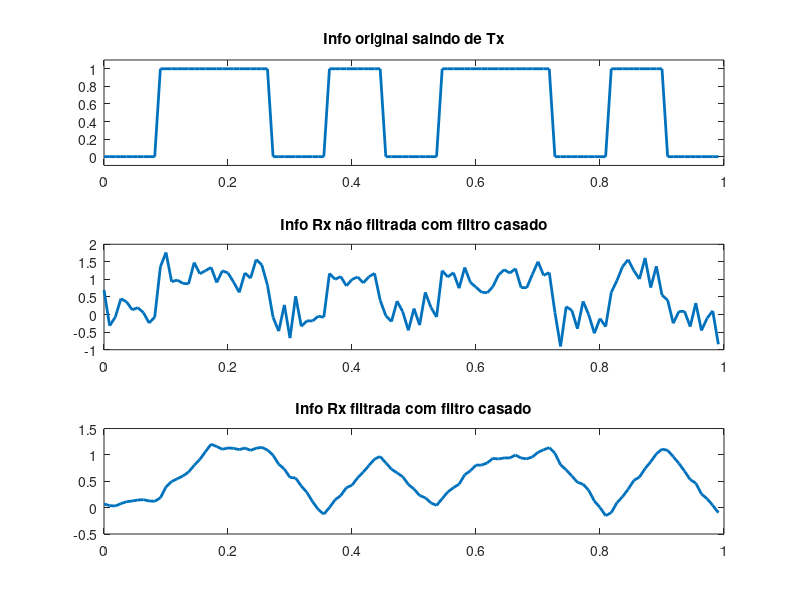

MATLAB code for this plot:


%    Aluno: Rafael Teles Espindola
%    Relatório 3
%    Laboratório Transmissão binária e análise de desempenho de erro
%    Parte 1

%    • Simular uma transmissão binária com os seguintes
%      parâmetros:
%        • Sequência de informação [0 1 1 0 1 0 1 1 0 1 0];
%        • Sinalização NRZ unipolar com nível de amplitude de 1V;
%        • Canal AWGN com SNR = 10 dB;
%        • Recepção com e sem filtro casado (implementar as duas
%          soluções)
%    • Apresentar os gráficos de todos os estágios da transmissão,
%      comentar e concluir os resultados;

% Unipolar:
% Info:[0 1 1 0 1 0 1 1 0 1 0]  
%  1_ |   ___   _   ___   _           
%  0_ | _|   |_| |_|   |_| |_             
% -1_ |

%%%%%%%%%%%%%%%%%%%%%%%%%%%%%%%%%%%%%%%%%%%%%%%%%%%%%%%%%%%%%%%%%%%%%%%%%%%%%%%%
pkg load signal           % upsample
pkg load communications   % awgn
close all; close all; clc               
%%%%%%%%%%%%%%%%%%%%%%%%%%%%%%%%%%%%%%%%%%%%%%%%%%%%%%%%%%%%%%%%%%%%%%%%%%%%%%%%

A         = 1;                             % Amplitude do sinal em volts
N         = 10;                            % Cada bit possui N amostras 
limiar    = A/2;                           % Acima disso é 1. Abaixo é 0
info_bin  = [0 1 1 0 1 0 1 1 0 1 0];       % Sequência de informação
info_up   = upsample(info_bin, N);         % Sequência pronta para filtragem

filtro_tx = ones(1,N);                     % Preparando filtro
filtro_rx = fliplr(filtro_tx);             % Preparando filtro

info_tx   = filter(filtro_tx, 1, info_up); % Info filtrada/formatada pronta para enviar

info_rx        = awgn(info_tx,10);                 % Info que chega ao Rx passou por um canal awgn
info_rx_filter = filter(filtro_rx, 1, info_rx)/N;  % Info recebida filtrada com o filtro casado

info_hat_casada     = info_rx_filter(N:N:end) > limiar; % Infomação binária casada
info_hat_nao_casada = info_rx(N:N:end) > limiar;        % Informação binária não casada

%%%%%%%%%%%%%%%%%%%%%%%%%%%%%%%%%%%%%%%%%%%%%%%%%%%%%%%%%%%%%%%%%%%%%%%%%%%%%%%%

t = 0:1/(length(info_bin)*N):1-(1/(length(info_bin)*N));

figure(1)
    subplot(311)
        plot(t, info_tx, 'LineWidth', 2)
        ylim([-0.1*A 1.1*A])
        title('Info original saindo de Tx')
        
    subplot(312)
        plot(t, info_rx, 'LineWidth', 2)
        title('Info Rx não filtrada com filtro casado')
        
    subplot(313)
        plot(t, info_rx_filter, 'LineWidth', 2)
        title('Info Rx filtrada com filtro casado')



        
        
        
        
        
